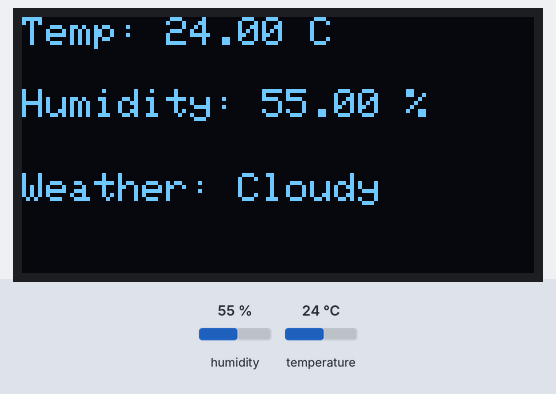
Simulated run of this sketch. Board: Arduino Uno, built with avr-gcc and run on an emulated ATmega328P. On the bench: 128×64 one-colour display. Inputs (shaded band) come from the test bench; at power-on: humidity 55 %, temperature 24 °C.

Above: at 2.2 s.
2.3 s: humidity set to 69 %
At 4.0 s:
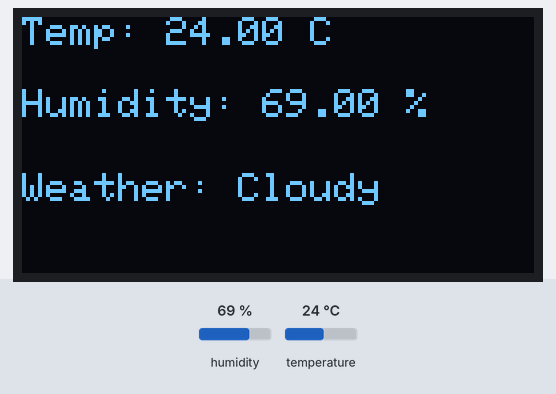
5.1 s: humidity set to 72 %
At 6.0 s:
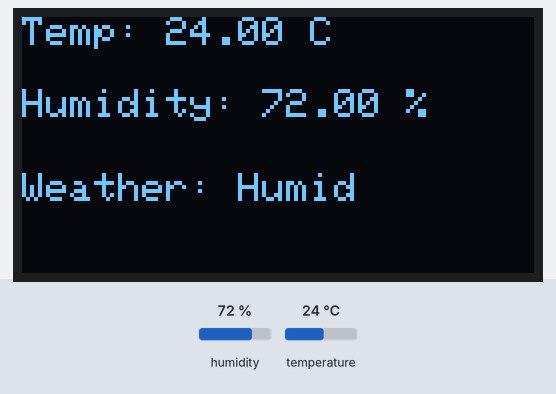
7.9 s: temperature set to 27.5 °C
At 10.1 s:
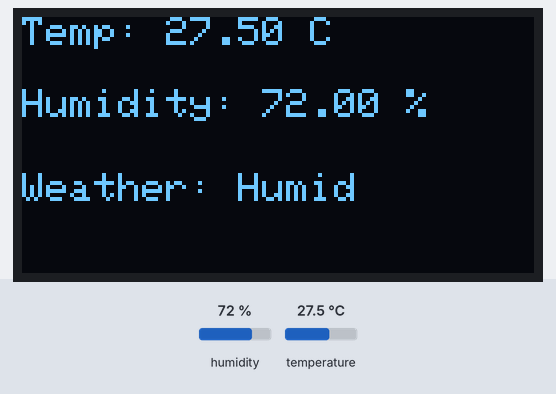
11.1 s: temperature set to 28.5 °C
At 12.2 s:
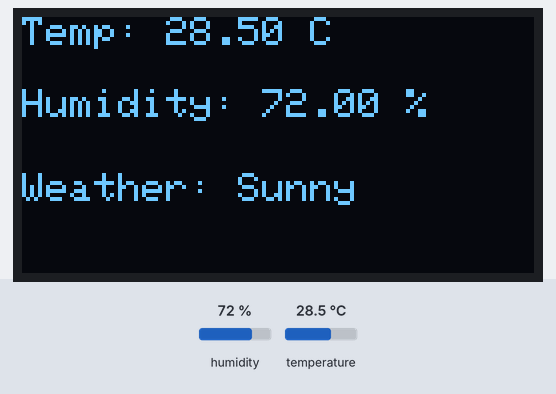
Timing chart, 0 to 14.1 s (numbered marks = the images above; inputs shaded):
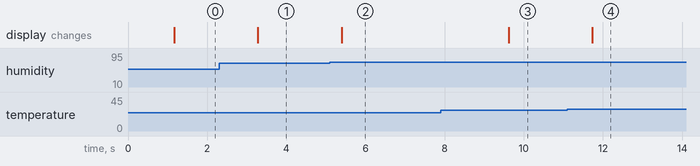

Measured:
- the behaviour switches between 70 and 71 % on humidity (found by bisection; images 1 and 2)
- the behaviour switches between 28 and 28.1 °C on temperature (found by bisection; images 3 and 4)
- after the input at 2.3 s, the display: changes after 0.98 s (image 1)
- after the input at 5.1 s, the display: changes after 0.30 s (image 2)
- after the input at 7.9 s, the display: changes after 1.7 s (image 3)
- after the input at 11.1 s, the display: changes after 0.63 s (image 4)

The sketch:

Temp_Humedity_in_Display.ino
```cpp
#include <Wire.h>
#include <Adafruit_GFX.h>
#include <Adafruit_SSD1306.h>
#include <Adafruit_AHTX0.h>

#define SCREEN_WIDTH 128
#define SCREEN_HEIGHT 64

Adafruit_SSD1306 display(SCREEN_WIDTH, SCREEN_HEIGHT, &Wire, -1);
Adafruit_AHTX0 aht;

void setup() {
  Serial.begin(9600);

  // OLED Init
  if (!display.begin(SSD1306_SWITCHCAPVCC, 0x3C)) {
    Serial.println("OLED init failed");
    while (1);
  }

  // AHT10 Init
  if (!aht.begin()) {
    Serial.println("AHT10 not found");
    while (1);
  }

  display.clearDisplay();
  display.setTextColor(SSD1306_WHITE);
  display.setTextSize(1);
  display.setCursor(0, 0);
  display.println("Smart Thermometer");
  display.display();
  delay(1000);
}

void loop() {
  sensors_event_t humidity, temp;
  aht.getEvent(&humidity, &temp);

  float t = temp.temperature;
  float h = humidity.relative_humidity;

  display.clearDisplay();
  display.setTextSize(1);

  // Temperature
  display.setCursor(0, 0);
  display.print("Temp: ");
  display.print(t);
  display.println(" C");

  // Humidity
  display.setCursor(0, 18);
  display.print("Humidity: ");
  display.print(h);
  display.println(" %");

  // Icon Display (simple ASCII)
  display.setCursor(0, 39);
  if (t > 28) {
    display.println("Weather: Sunny");
  } else if (h > 70) {
    display.println("Weather: Humid");
  } else {
    display.println("Weather: Cloudy");
  }

  display.display();
  delay(2000);
}
```
